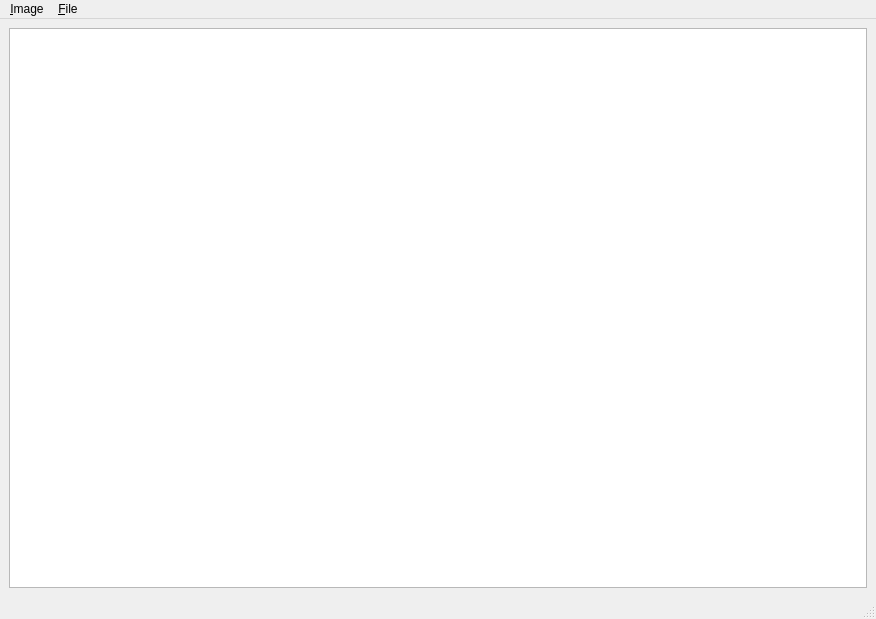
<?xml version="1.0" encoding="UTF-8"?>
<ui version="4.0">
 <class>MainWindow</class>
 <widget class="QMainWindow" name="MainWindow">
  <property name="geometry">
   <rect>
    <x>0</x>
    <y>0</y>
    <width>876</width>
    <height>619</height>
   </rect>
  </property>
  <property name="windowTitle">
   <string>C64 Disk utility</string>
  </property>
  <property name="locale">
   <locale language="English" country="UnitedStates"/>
  </property>
  <widget class="QWidget" name="centralwidget">
   <property name="sizePolicy">
    <sizepolicy hsizetype="Expanding" vsizetype="Expanding">
     <horstretch>0</horstretch>
     <verstretch>0</verstretch>
    </sizepolicy>
   </property>
   <property name="maximumSize">
    <size>
     <width>5000</width>
     <height>5000</height>
    </size>
   </property>
   <layout class="QHBoxLayout" name="horizontalLayout">
    <item>
     <widget class="QTreeView" name="treeView">
      <property name="iconSize">
       <size>
        <width>32</width>
        <height>32</height>
       </size>
      </property>
      <property name="indentation">
       <number>0</number>
      </property>
     </widget>
    </item>
   </layout>
  </widget>
  <widget class="QMenuBar" name="menubar">
   <property name="geometry">
    <rect>
     <x>0</x>
     <y>0</y>
     <width>876</width>
     <height>24</height>
    </rect>
   </property>
   <widget class="QMenu" name="menu_File">
    <property name="locale">
     <locale language="English" country="UnitedStates"/>
    </property>
    <property name="title">
     <string>&amp;Image</string>
    </property>
    <widget class="QMenu" name="menu_New">
     <property name="title">
      <string>&amp;New</string>
     </property>
     <addaction name="action_new_d64"/>
     <addaction name="action_new_d71"/>
     <addaction name="action_new_d81"/>
    </widget>
    <widget class="QMenu" name="menu_open_recent">
     <property name="locale">
      <locale language="English" country="UnitedStates"/>
     </property>
     <property name="title">
      <string>Open recent</string>
     </property>
    </widget>
    <addaction name="menu_New"/>
    <addaction name="action_open_image"/>
    <addaction name="menu_open_recent"/>
    <addaction name="separator"/>
    <addaction name="action_save_image"/>
    <addaction name="action_save_image_as"/>
    <addaction name="separator"/>
    <addaction name="action_disk_information"/>
    <addaction name="separator"/>
    <addaction name="action_close_image"/>
    <addaction name="action_quit"/>
   </widget>
   <widget class="QMenu" name="menu_File_2">
    <property name="title">
     <string>&amp;File</string>
    </property>
    <addaction name="action_info"/>
   </widget>
   <addaction name="menu_File"/>
   <addaction name="menu_File_2"/>
  </widget>
  <widget class="QStatusBar" name="statusbar"/>
  <action name="action_open_image">
   <property name="icon">
    <iconset theme="document-open">
     <normaloff>.</normaloff>.</iconset>
   </property>
   <property name="text">
    <string>&amp;Open...</string>
   </property>
   <property name="toolTip">
    <string>Open an image</string>
   </property>
   <property name="shortcut">
    <string>Ctrl+O</string>
   </property>
  </action>
  <action name="action_new_d64">
   <property name="icon">
    <iconset theme="document-new">
     <normaloff>.</normaloff>.</iconset>
   </property>
   <property name="text">
    <string>d&amp;64 image</string>
   </property>
   <property name="toolTip">
    <string>New D64 image</string>
   </property>
   <property name="shortcut">
    <string>Ctrl+N</string>
   </property>
  </action>
  <action name="action_new_d71">
   <property name="icon">
    <iconset theme="document-new">
     <normaloff>.</normaloff>.</iconset>
   </property>
   <property name="text">
    <string>d&amp;71 image</string>
   </property>
   <property name="toolTip">
    <string>New d71 image</string>
   </property>
   <property name="shortcut">
    <string>Ctrl+7</string>
   </property>
  </action>
  <action name="action_new_d81">
   <property name="icon">
    <iconset theme="document-new">
     <normaloff>.</normaloff>.</iconset>
   </property>
   <property name="text">
    <string>d&amp;81 image</string>
   </property>
   <property name="toolTip">
    <string>New d81 image</string>
   </property>
   <property name="shortcut">
    <string>Ctrl+8</string>
   </property>
  </action>
  <action name="action_save_image">
   <property name="icon">
    <iconset theme="document-save">
     <normaloff>.</normaloff>.</iconset>
   </property>
   <property name="text">
    <string>&amp;Save...</string>
   </property>
   <property name="toolTip">
    <string>Save the image</string>
   </property>
   <property name="shortcut">
    <string>Ctrl+S</string>
   </property>
  </action>
  <action name="action_close_image">
   <property name="icon">
    <iconset theme="window-close">
     <normaloff>.</normaloff>.</iconset>
   </property>
   <property name="text">
    <string>&amp;Close</string>
   </property>
   <property name="toolTip">
    <string>Close the image</string>
   </property>
   <property name="shortcut">
    <string>Ctrl+W</string>
   </property>
  </action>
  <action name="action_quit">
   <property name="icon">
    <iconset theme="application-exit">
     <normaloff>.</normaloff>.</iconset>
   </property>
   <property name="text">
    <string>&amp;Quit</string>
   </property>
   <property name="shortcut">
    <string>Ctrl+Q</string>
   </property>
  </action>
  <action name="action_save_image_as">
   <property name="text">
    <string>Save &amp;as...</string>
   </property>
   <property name="shortcut">
    <string>Ctrl+Shift+S</string>
   </property>
  </action>
  <action name="action_info">
   <property name="text">
    <string>&amp;Information</string>
   </property>
   <property name="toolTip">
    <string>File information</string>
   </property>
   <property name="shortcut">
    <string>Ctrl+I</string>
   </property>
  </action>
  <action name="action_disk_information">
   <property name="text">
    <string>Information...</string>
   </property>
   <property name="toolTip">
    <string>Image information</string>
   </property>
   <property name="shortcut">
    <string>Ctrl+D</string>
   </property>
  </action>
 </widget>
 <tabstops>
  <tabstop>treeView</tabstop>
 </tabstops>
 <resources/>
 <connections/>
</ui>
